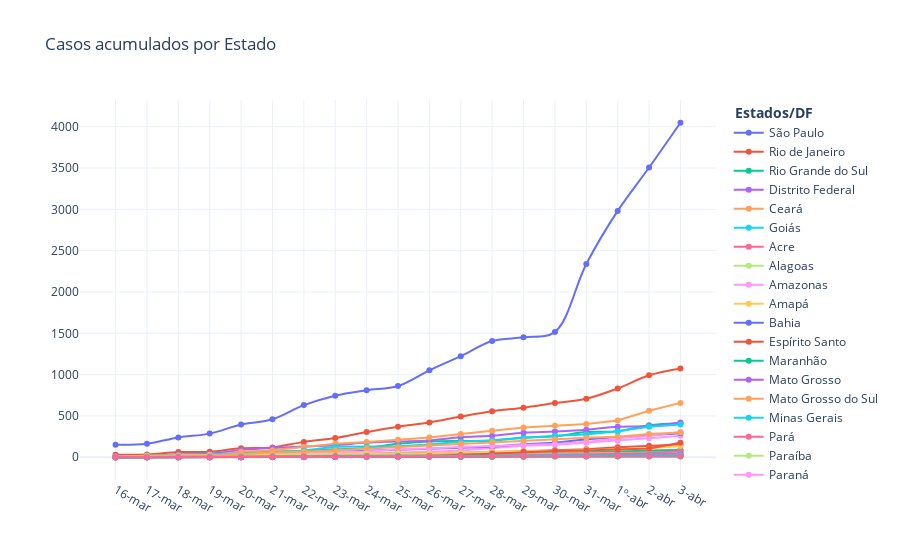

Notebook cell for this chart:
### Code cell
# Plot confirmed cases
fig = go.Figure(
    [
        go.Scatter(x = dadosgeral.Estado, y = dadosgeral.SP, mode = 'markers+lines', name="São Paulo", line_shape='spline'),
        go.Scatter(x = dadosgeral.Estado, y = dadosgeral.RJ, mode = 'markers+lines', name="Rio de Janeiro", line_shape='spline'),
         go.Scatter(x = dadosgeral.Estado, y = dadosgeral.RS, mode = 'markers+lines', name="Rio Grande do Sul", line_shape='spline'),
        go.Scatter(x = dadosgeral.Estado, y = dadosgeral.DF, mode = 'markers+lines', name="Distrito Federal", line_shape='spline'),
        go.Scatter(x = dadosgeral.Estado, y = dadosgeral.CE, mode = 'markers+lines', name="Ceará"),
        go.Scatter(x = dadosgeral.Estado, y = dadosgeral.GO, mode = 'markers+lines', name="Goiás"),
        go.Scatter(x = dadosgeral.Estado, y = dadosgeral.AC, mode = 'markers+lines', name="Acre"),
        go.Scatter(x = dadosgeral.Estado, y = dadosgeral.AL, mode = 'markers+lines', name="Alagoas"),
        go.Scatter(x = dadosgeral.Estado, y = dadosgeral.AM, mode = 'markers+lines', name="Amazonas"),
        go.Scatter(x = dadosgeral.Estado, y = dadosgeral.AP, mode = 'markers+lines', name="Amapá"),
        go.Scatter(x = dadosgeral.Estado, y = dadosgeral.BA, mode = 'markers+lines', name="Bahia"),
        
        go.Scatter(x = dadosgeral.Estado, y = dadosgeral.ES, mode = 'markers+lines', name="Espírito Santo"),
        go.Scatter(x = dadosgeral.Estado, y = dadosgeral.MA, mode = 'markers+lines', name="Maranhão"),
        go.Scatter(x = dadosgeral.Estado, y = dadosgeral.MT, mode = 'markers+lines', name="Mato Grosso"),
        go.Scatter(x = dadosgeral.Estado, y = dadosgeral.MS, mode = 'markers+lines', name="Mato Grosso do Sul"),
        go.Scatter(x = dadosgeral.Estado, y = dadosgeral.MG, mode = 'markers+lines', name="Minas Gerais"),
        go.Scatter(x = dadosgeral.Estado, y = dadosgeral.PA, mode = 'markers+lines', name="Pará"),
        go.Scatter(x = dadosgeral.Estado, y = dadosgeral.PB, mode = 'markers+lines', name="Paraíba"),
        go.Scatter(x = dadosgeral.Estado, y = dadosgeral.PR, mode = 'markers+lines', name="Paraná"),
        go.Scatter(x = dadosgeral.Estado, y = dadosgeral.PE, mode = 'markers+lines', name="Pernambuco"),
        go.Scatter(x = dadosgeral.Estado, y = dadosgeral.PI, mode = 'markers+lines', name="Piauí"),
        go.Scatter(x = dadosgeral.Estado, y = dadosgeral.RN, mode = 'markers+lines', name="Rio Grande do Norte"),
        
        go.Scatter(x = dadosgeral.Estado, y = dadosgeral.RO, mode = 'markers+lines', name="Rondônia"),
        go.Scatter(x = dadosgeral.Estado, y = dadosgeral.RR, mode = 'markers+lines', name="Roraima"),
        go.Scatter(x = dadosgeral.Estado, y = dadosgeral.SC, mode = 'markers+lines', name="Santa Catarina"),
        go.Scatter(x = dadosgeral.Estado, y = dadosgeral.SE, mode = 'markers+lines', name="Sergipe"),
        go.Scatter(x = dadosgeral.Estado, y = dadosgeral.TO, mode = 'markers+lines', name="Tocantins"),
    ]
)

fig.update_layout(title='Casos acumulados por Estado',legend_title='<b> Estados/DF </b>',
                   
                   showlegend=True, template="plotly_white",direction='clockwise')

fig.show()

### Figure 1 — Plotly figure (JSON) as saved in the notebook; plotly's stock layout.template omitted (floating-point values rounded to 4 significant figures)
{"data": [{"line": {"shape": "spline"}, "mode": "markers+lines", "name": "São Paulo", "type": "scatter", "x": ["16-mar", "17-mar", "18-mar", "19-mar", "20-mar", "21-mar", "22-mar", "23-mar", "24-mar", "25-mar", "26-mar", "27-mar", "28-mar", "29-mar", "30-mar", "31-mar", "1º-abr", "2-abr", "3-abr"], "y": [152, 164, 240, 286, 396, 459, 631, 745, 810, 862, 1052, 1223, 1406, 1451, 1517, 2339, 2981, 3506, 4048]}, {"line": {"shape": "spline"}, "mode": "markers+lines", "name": "Rio de Janeiro", "type": "scatter", "x": ["16-mar", "17-mar", "18-mar", "19-mar", "20-mar", "21-mar", "22-mar", "23-mar", "24-mar", "25-mar", "26-mar", "27-mar", "28-mar", "29-mar", "30-mar", "31-mar", "1º-abr", "2-abr", "3-abr"], "y": [31, 33, 63, 66, 109, 119, 186, 233, 305, 370, 421, 493, 558, 600, 657, 708, 832, 992, 1074]}, {"line": {"shape": "spline"}, "mode": "markers+lines", "name": "Rio Grande do Sul", "type": "scatter", "x": ["16-mar", "17-mar", "18-mar", "19-mar", "20-mar", "21-mar", "22-mar", "23-mar", "24-mar", "25-mar", "26-mar", "27-mar", "28-mar", "29-mar", "30-mar", "31-mar", "1º-abr", "2-abr", "3-abr"], "y": [6, 19, 28, 37, 56, 71, 77, 96, 112, 162, 190, 197, 200, 239, 254, 305, 316, 386, 410]}, {"line": {"shape": "spline"}, "mode": "markers+lines", "name": "Distrito Federal", "type": "scatter", "x": ["16-mar", "17-mar", "18-mar", "19-mar", "20-mar", "21-mar", "22-mar", "23-mar", "24-mar", "25-mar", "26-mar", "27-mar", "28-mar", "29-mar", "30-mar", "31-mar", "1º-abr", "2-abr", "3-abr"], "y": [13, 19, 36, 42, 87, 112, 131, 146, 177, 191, 203, 242, 260, 298, 312, 333, 370, 377, 422]}, {"mode": "markers+lines", "name": "Ceará", "type": "scatter", "x": ["16-mar", "17-mar", "18-mar", "19-mar", "20-mar", "21-mar", "22-mar", "23-mar", "24-mar", "25-mar", "26-mar", "27-mar", "28-mar", "29-mar", "30-mar", "31-mar", "1º-abr", "2-abr", "3-abr"], "y": [0, 11, 20, 24, 68, 84, 125, 164, 185, 211, 238, 282, 322, 359, 382, 401, 445, 563, 658]}, {"mode": "markers+lines", "name": "Goiás", "type": "scatter", "x": ["16-mar", "17-mar", "18-mar", "19-mar", "20-mar", "21-mar", "22-mar", "23-mar", "24-mar", "25-mar", "26-mar", "27-mar", "28-mar", "29-mar", "30-mar", "31-mar", "1º-abr", "2-abr", "3-abr"], "y": [3, 10, 12, 15, 15, 18, 21, 23, 29, 29, 38, 49, 56, 58, 60, 65, 73, 73, 88]}, {"mode": "markers+lines", "name": "Acre", "type": "scatter", "x": ["16-mar", "17-mar", "18-mar", "19-mar", "20-mar", "21-mar", "22-mar", "23-mar", "24-mar", "25-mar", "26-mar", "27-mar", "28-mar", "29-mar", "30-mar", "31-mar", "1º-abr", "2-abr", "3-abr"], "y": [0, 3, 3, 3, 7, 11, 11, 17, 21, 23, 23, 25, 25, 34, 41, 42, 43, 45, 46]}, {"mode": "markers+lines", "name": "Alagoas", "type": "scatter", "x": ["16-mar", "17-mar", "18-mar", "19-mar", "20-mar", "21-mar", "22-mar", "23-mar", "24-mar", "25-mar", "26-mar", "27-mar", "28-mar", "29-mar", "30-mar", "31-mar", "1º-abr", "2-abr", "3-abr"], "y": [1, 1, 1, 4, 6, 7, 7, 8, 10, 11, 11, 12, 14, 14, 17, 18, 18, 18, 23]}, {"mode": "markers+lines", "name": "Amazonas", "type": "scatter", "x": ["16-mar", "17-mar", "18-mar", "19-mar", "20-mar", "21-mar", "22-mar", "23-mar", "24-mar", "25-mar", "26-mar", "27-mar", "28-mar", "29-mar", "30-mar", "31-mar", "1º-abr", "2-abr", "3-abr"], "y": [1, 1, 2, 3, 7, 26, 26, 32, 47, 54, 67, 81, 111, 140, 151, 175, 200, 229, 260]}, {"mode": "markers+lines", "name": "Amapá", "type": "scatter", "x": ["16-mar", "17-mar", "18-mar", "19-mar", "20-mar", "21-mar", "22-mar", "23-mar", "24-mar", "25-mar", "26-mar", "27-mar", "28-mar", "29-mar", "30-mar", "31-mar", "1º-abr", "2-abr", "3-abr"], "y": [0, 0, 0, 0, 1, 1, 1, 1, 1, 2, 2, 3, 4, 4, 8, 10, 11, 12, 19]}, {"mode": "markers+lines", "name": "Bahia", "type": "scatter", "x": ["16-mar", "17-mar", "18-mar", "19-mar", "20-mar", "21-mar", "22-mar", "23-mar", "24-mar", "25-mar", "26-mar", "27-mar", "28-mar", "29-mar", "30-mar", "31-mar", "1º-abr", "2-abr", "3-abr"], "y": [2, 16, 27, 31, 34, 49, 55, 63, 79, 91, 108, 123, 127, 156, 176, 217, 246, 267, 290]}, {"mode": "markers+lines", "name": "Espírito Santo", "type": "scatter", "x": ["16-mar", "17-mar", "18-mar", "19-mar", "20-mar", "21-mar", "22-mar", "23-mar", "24-mar", "25-mar", "26-mar", "27-mar", "28-mar", "29-mar", "30-mar", "31-mar", "1º-abr", "2-abr", "3-abr"], "y": [1, 8, 11, 13, 16, 26, 26, 33, 40, 40, 48, 54, 61, 72, 85, 97, 120, 139, 153]}, {"mode": "markers+lines", "name": "Maranhão", "type": "scatter", "x": ["16-mar", "17-mar", "18-mar", "19-mar", "20-mar", "21-mar", "22-mar", "23-mar", "24-mar", "25-mar", "26-mar", "27-mar", "28-mar", "29-mar", "30-mar", "31-mar", "1º-abr", "2-abr", "3-abr"], "y": [0, 0, 0, 0, 0, 2, 2, 8, 8, 8, 10, 14, 14, 22, 31, 52, 71, 81, 88]}, {"mode": "markers+lines", "name": "Mato Grosso", "type": "scatter", "x": ["16-mar", "17-mar", "18-mar", "19-mar", "20-mar", "21-mar", "22-mar", "23-mar", "24-mar", "25-mar", "26-mar", "27-mar", "28-mar", "29-mar", "30-mar", "31-mar", "1º-abr", "2-abr", "3-abr"], "y": [0, 0, 0, 0, 1, 2, 2, 6, 7, 9, 11, 11, 11, 11, 18, 25, 28, 41, 44]}, {"mode": "markers+lines", "name": "Mato Grosso do Sul", "type": "scatter", "x": ["16-mar", "17-mar", "18-mar", "19-mar", "20-mar", "21-mar", "22-mar", "23-mar", "24-mar", "25-mar", "26-mar", "27-mar", "28-mar", "29-mar", "30-mar", "31-mar", "1º-abr", "2-abr", "3-abr"], "y": [2, 6, 7, 9, 12, 16, 21, 21, 24, 24, 25, 28, 31, 36, 44, 48, 51, 53, 60]}, {"mode": "markers+lines", "name": "Minas Gerais", "type": "scatter", "x": ["16-mar", "17-mar", "18-mar", "19-mar", "20-mar", "21-mar", "22-mar", "23-mar", "24-mar", "25-mar", "26-mar", "27-mar", "28-mar", "29-mar", "30-mar", "31-mar", "1º-abr", "2-abr", "3-abr"], "y": [5, 14, 19, 29, 38, 55, 83, 128, 130, 133, 153, 189, 205, 231, 261, 275, 314, 370, 397]}, {"mode": "markers+lines", "name": "Pará", "type": "scatter", "x": ["16-mar", "17-mar", "18-mar", "19-mar", "20-mar", "21-mar", "22-mar", "23-mar", "24-mar", "25-mar", "26-mar", "27-mar", "28-mar", "29-mar", "30-mar", "31-mar", "1º-abr", "2-abr", "3-abr"], "y": [0, 0, 1, 1, 2, 4, 4, 5, 5, 7, 13, 16, 17, 20, 26, 34, 40, 49, 75]}, {"mode": "markers+lines", "name": "Paraíba", "type": "scatter", "x": ["16-mar", "17-mar", "18-mar", "19-mar", "20-mar", "21-mar", "22-mar", "23-mar", "24-mar", "25-mar", "26-mar", "27-mar", "28-mar", "29-mar", "30-mar", "31-mar", "1º-abr", "2-abr", "3-abr"], "y": [0, 0, 1, 1, 1, 1, 1, 2, 3, 5, 6, 10, 14, 14, 17, 19, 21, 29, 32]}, {"mode": "markers+lines", "name": "Paraná", "type": "scatter", "x": ["16-mar", "17-mar", "18-mar", "19-mar", "20-mar", "21-mar", "22-mar", "23-mar", "24-mar", "25-mar", "26-mar", "27-mar", "28-mar", "29-mar", "30-mar", "31-mar", "1º-abr", "2-abr", "3-abr"], "y": [6, 12, 14, 23, 36, 43, 54, 60, 70, 97, 106, 125, 137, 152, 160, 185, 229, 258, 307]}, {"mode": "markers+lines", "name": "Pernambuco", "type": "scatter", "x": ["16-mar", "17-mar", "18-mar", "19-mar", "20-mar", "21-mar", "22-mar", "23-mar", "24-mar", "25-mar", "26-mar", "27-mar", "28-mar", "29-mar", "30-mar", "31-mar", "1º-abr", "2-abr", "3-abr"], "y": [2, 19, 22, 28, 31, 33, 37, 42, 42, 46, 48, 57, 68, 73, 77, 87, 95, 106, 136]}, {"mode": "markers+lines", "name": "Piauí", "type": "scatter", "x": ["16-mar", "17-mar", "18-mar", "19-mar", "20-mar", "21-mar", "22-mar", "23-mar", "24-mar", "25-mar", "26-mar", "27-mar", "28-mar", "29-mar", "30-mar", "31-mar", "1º-abr", "2-abr", "3-abr"], "y": [0, 0, 0, 3, 4, 4, 6, 6, 8, 8, 9, 9, 11, 16, 18, 18, 19, 19, 22]}, {"mode": "markers+lines", "name": "Rio Grande do Norte", "type": "scatter", "x": ["16-mar", "17-mar", "18-mar", "19-mar", "20-mar", "21-mar", "22-mar", "23-mar", "24-mar", "25-mar", "26-mar", "27-mar", "28-mar", "29-mar", "30-mar", "31-mar", "1º-abr", "2-abr", "3-abr"], "y": [1, 1, 1, 1, 1, 9, 9, 13, 14, 14, 19, 28, 45, 68, 77, 82, 92, 106, 176]}, {"mode": "markers+lines", "name": "Rondônia", "type": "scatter", "x": ["16-mar", "17-mar", "18-mar", "19-mar", "20-mar", "21-mar", "22-mar", "23-mar", "24-mar", "25-mar", "26-mar", "27-mar", "28-mar", "29-mar", "30-mar", "31-mar", "1º-abr", "2-abr", "3-abr"], "y": [0, 0, 0, 0, 1, 3, 3, 3, 5, 5, 6, 6, 6, 6, 8, 9, 9, 10, 10]}, {"mode": "markers+lines", "name": "Roraima", "type": "scatter", "x": ["16-mar", "17-mar", "18-mar", "19-mar", "20-mar", "21-mar", "22-mar", "23-mar", "24-mar", "25-mar", "26-mar", "27-mar", "28-mar", "29-mar", "30-mar", "31-mar", "1º-abr", "2-abr", "3-abr"], "y": [0, 0, 0, 0, 0, 2, 2, 2, 8, 8, 8, 12, 16, 16, 16, 22, 26, 30, 37]}, {"mode": "markers+lines", "name": "Santa Catarina", "type": "scatter", "x": ["16-mar", "17-mar", "18-mar", "19-mar", "20-mar", "21-mar", "22-mar", "23-mar", "24-mar", "25-mar", "26-mar", "27-mar", "28-mar", "29-mar", "30-mar", "31-mar", "1º-abr", "2-abr", "3-abr"], "y": [7, 7, 14, 21, 40, 57, 68, 86, 109, 122, 149, 163, 184, 197, 219, 235, 247, 281, 301]}, {"mode": "markers+lines", "name": "Sergipe", "type": "scatter", "x": ["16-mar", "17-mar", "18-mar", "19-mar", "20-mar", "21-mar", "22-mar", "23-mar", "24-mar", "25-mar", "26-mar", "27-mar", "28-mar", "29-mar", "30-mar", "31-mar", "1º-abr", "2-abr", "3-abr"], "y": [1, 5, 6, 6, 7, 10, 10, 10, 15, 16, 16, 16, 16, 16, 18, 20, 22, 24, 27]}, {"mode": "markers+lines", "name": "Tocantins", "type": "scatter", "x": ["16-mar", "17-mar", "18-mar", "19-mar", "20-mar", "21-mar", "22-mar", "23-mar", "24-mar", "25-mar", "26-mar", "27-mar", "28-mar", "29-mar", "30-mar", "31-mar", "1º-abr", "2-abr", "3-abr"], "y": [0, 0, 1, 1, 1, 2, 5, 7, 7, 7, 8, 9, 9, 10, 11, 12, 12, 12, 13]}], "layout": {"direction": "clockwise", "legend": {"title": {"text": "<b> Estados/DF </b>"}}, "showlegend": true, "title": {"text": "Casos acumulados por Estado"}}}
